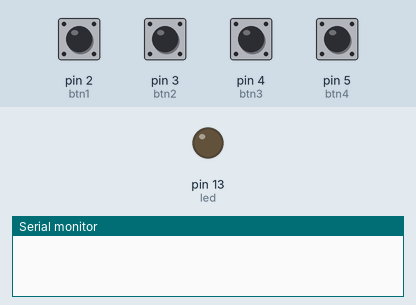
Simulated run of this sketch. Board: Arduino Uno, built with avr-gcc and run on an emulated ATmega328P. On the bench: output pins drawn as LEDs (lit = HIGH), the last lines printed to the serial monitor. The inputs (shaded band) are chosen by the test bench; at power-on: pin 2 (btn1), pin 3 (btn2), pin 4 (btn3), pin 5 (btn4) HIGH.

Above: at 1.2 s.
1.3 s: pin 2 (btn1) pulled LOW for 0.15 s
At 1.37 s:
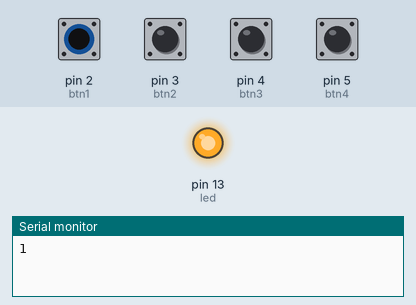
Timing chart, 0 to 4.3 s (numbered marks = the images above; inputs shaded):
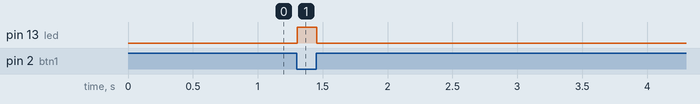

The sketch:

btn2serial.ino
```cpp
// constants won't change. They're used here to set pin numbers:
const int btn1 = 2;
const int btn2 = 3;
const int btn3 = 4;
const int btn4 = 5;
const int led = 13;

// variables will change:
bool btnState[4] = {1,1,1,1};
bool btnOldState[4] = {1,1,1,1};

void setup() {
  // initialize the pushbutton pin as an input:
  pinMode(btn1, INPUT_PULLUP);
  pinMode(btn2, INPUT_PULLUP);
  pinMode(btn3, INPUT_PULLUP);
  pinMode(btn4, INPUT_PULLUP);
  pinMode(led, OUTPUT);

  Serial.begin(38400);
}

void loop() {
  // read the state of the pushbutton value:
  btnState[0] = digitalRead(btn1);
  btnState[1] = digitalRead(btn2);
  btnState[2] = digitalRead(btn3);
  btnState[3] = digitalRead(btn4);

  // Check for every button if state changed
  for (int i = 0; i < 4; i++) {
    if (btnState[i] != btnOldState[i]) {

      // If button is changed and now pressed, send button number [1...4]
      if (btnState[i] == false) {
        Serial.println(i+1);
        digitalWrite(led,HIGH);
      }

      // If button is changed and now released, check if all buttons are released. If so, send 0.
      if (btnState[i] == true) {
        if (btnState[0] && btnState[1] && btnState[2] && btnState[3]) {
          Serial.println(0);
          digitalWrite(led,LOW);
        }
      }

      // Update old state to compare next loop
      btnOldState[i] = btnState[i];
    }
  }

  delay(5);
}
```

Measured:
- after the input at 1.3 s, pin 13 (led): LOW → HIGH at once, → LOW 0.15 s later
